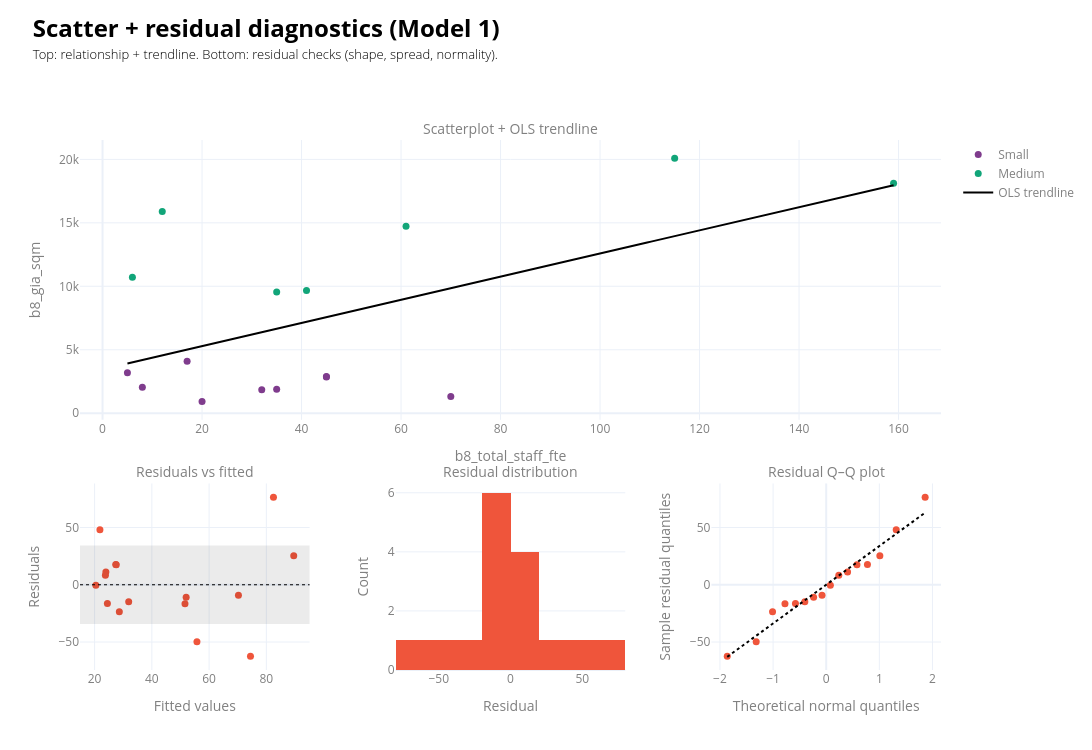

Write notebook code for a chart like this one.
### Code cell
#______________________________________
# Inputs
#______________________________________
value_col_x = "b8_total_staff_fte"
value_col_y = "b8_gia_sqm"
df = data_ldn_exstg_regression_m1.copy()

notes_colour, labels_colour = "black", "grey"
cols_to_show = ["id","current_occupier","lpa_name","data_centre_since","b8_gia_sqm",
                "b8_total_staff_fte","b8_employees_at_a_day_estimate","total/day ratio"]

hovertemplate = "<br>".join([f"{c}: %{{customdata[{i}]}}" for i, c in enumerate(cols_to_show)]) + "<extra></extra>"
colors = px.colors.qualitative.Bold

#______________________________________
# Trendline (scatterplot)
#______________________________________
main_x, main_y = df[value_col_x], df[value_col_y]
m, c = np.polyfit(main_x.to_numpy(), main_y.to_numpy(), 1)
xt = np.linspace(main_x.min(), main_x.max(), 200)

#______________________________________
# Residuals from m1
#______________________________________
resid = m1.resid
fitted = m1.fittedvalues

tmp = df.copy()
tmp = tmp.assign(fitted=fitted.values, residual=resid.values)

# hover for residual plot = your usual + fitted + residual
cols_hover = cols_to_show + ["fitted", "residual"]
customdata_resid = tmp[cols_hover].to_numpy()
hovertemplate_resid = "<br>".join(
    [f"{col}: %{{customdata[{i}]}}" for i, col in enumerate(cols_hover)]
) + "<extra></extra>"

band = tmp["residual"].std()

#______________________________________
# Build subplots (2 rows x 3 cols)
#______________________________________
fig = make_subplots(
    rows=2, cols=3,
    row_heights=[0.60, 0.40],
    vertical_spacing=0.12,
    horizontal_spacing=0.10,
    specs=[
        [{"colspan": 3, "type": "xy"}, None, None],
        [{"type": "xy"}, {"type": "xy"}, {"type": "xy"}],
    ],
    subplot_titles=[
        "Scatterplot + OLS trendline",
        "Residuals vs fitted",
        "Residual distribution",
        "Residual Q–Q plot"
    ]
)

fig.update_annotations(font=dict(size=14, color=labels_colour))

#==================================================================================================
# ROW 1 — Scatterplot (coloured by group) + trendline (full width)
#==================================================================================================
for i, band_name in enumerate(gia_labels):
    d = df[df["B8_gia_group"] == band_name]
    if d.empty:
        continue

    fig.add_trace(go.Scatter(
        x=d[value_col_x],
        y=d[value_col_y],
        mode="markers",
        marker=dict(size=7, color=colors[i % len(colors)]),
        customdata=d[cols_to_show].to_numpy(),
        hovertemplate=hovertemplate,
        name=str(band_name),
    ), row=1, col=1)

# OLS trendline
fig.add_trace(go.Scatter(
    x=xt,
    y=m * xt + c,
    mode="lines",
    line=dict(color="black", width=2),
    name="OLS trendline",
    hoverinfo="skip"
), row=1, col=1)

#==================================================================================================
# ROW 2 — Residual diagnostics
#==================================================================================================

# (1) Residuals vs fitted + shaded band
fig.add_trace(go.Scatter(
    x=tmp["fitted"],
    y=tmp["residual"],
    mode="markers",
    marker=dict(size=7, color=px.colors.qualitative.Plotly[1]),
    customdata=customdata_resid,
    hovertemplate=hovertemplate_resid,
    showlegend=False
), row=2, col=1)

fig.add_hrect(
    y0=-band, y1=band,
    fillcolor="rgba(0,0,0,0.08)",
    line_width=0,
    row=2, col=1
)

fig.add_hline(y=0, line_width=1, line_dash="dot", line_color="black", row=2, col=1)

# (2) Residual histogram
fig.add_trace(go.Histogram(
    x=tmp["residual"],
    nbinsx=12,
    marker=dict(color=px.colors.qualitative.Plotly[1]),
    hovertemplate="Residual: %{x:.2f}<br>Count: %{y}<extra></extra>",
    showlegend=False
), row=2, col=2)

# (3) Q–Q plot
resid_sorted = np.sort(tmp["residual"].to_numpy())
theoretical_q = stats.norm.ppf((np.arange(1, len(resid_sorted)+1) - 0.5) / len(resid_sorted))

slope, intercept = np.polyfit(theoretical_q, resid_sorted, 1)
fit_line = slope * theoretical_q + intercept

fig.add_trace(go.Scatter(
    x=theoretical_q,
    y=resid_sorted,
    mode="markers",
    marker=dict(size=7, color=px.colors.qualitative.Plotly[1]),
    hovertemplate="Theoretical Q: %{x:.2f}<br>Residual Q: %{y:.2f}<extra></extra>",
    showlegend=False
), row=2, col=3)

fig.add_trace(go.Scatter(
    x=theoretical_q,
    y=fit_line,
    mode="lines",
    line=dict(color="black", width=2, dash="dot"),
    hoverinfo="skip",
    showlegend=False
), row=2, col=3)

#______________________________________
# Layout
#______________________________________
fig.update_layout(
    width=1200,
    height=750,
    template="plotly_white",
    legend=dict(font=dict(color=labels_colour)),
    title=dict(
        text=(
            f"<br><span style='font-size:24px; font-weight:bold; color:{notes_colour}; display:block;'>"
            "Scatter + residual diagnostics (Model 1)"
            "</span><br>"
            f"<span style='font-size:13px; font-weight:300; color:{notes_colour}; display:block;'>"
            "Top: relationship + trendline. Bottom: residual checks (shape, spread, normality)."
            "</span><br>"
        ),
        x=0.03, xanchor="left",
        y=0.98, yanchor="top"
    ),
    margin=dict(t=140),
)

#______________________________________
# Axis styling
#______________________________________

# Row 1 scatter
fig.update_xaxes(
    title_text=value_col_x,
    row=1, col=1,
    title_font=dict(color=labels_colour),
    tickfont=dict(color=labels_colour),
)
fig.update_yaxes(
    title_text=value_col_y,
    row=1, col=1,
    title_font=dict(color=labels_colour),
    tickfont=dict(color=labels_colour),
)

# Residuals vs fitted
fig.update_xaxes(title_text="Fitted values", row=2, col=1,
                 title_font=dict(color=labels_colour), tickfont=dict(color=labels_colour))
fig.update_yaxes(title_text="Residuals", row=2, col=1,
                 title_font=dict(color=labels_colour), tickfont=dict(color=labels_colour))

# Histogram
fig.update_xaxes(title_text="Residual", row=2, col=2,
                 title_font=dict(color=labels_colour), tickfont=dict(color=labels_colour))
fig.update_yaxes(title_text="Count", row=2, col=2,
                 title_font=dict(color=labels_colour), tickfont=dict(color=labels_colour))

# QQ plot
fig.update_xaxes(title_text="Theoretical normal quantiles", row=2, col=3,
                 title_font=dict(color=labels_colour), tickfont=dict(color=labels_colour))
fig.update_yaxes(title_text="Sample residual quantiles", row=2, col=3,
                 title_font=dict(color=labels_colour), tickfont=dict(color=labels_colour))

fig.show()

### Figure 1 — Plotly figure (JSON) as saved in the notebook; plotly's stock layout.template omitted (floating-point values rounded to 4 significant figures; data arrays with more than 128 entries replaced by an {"elided": "..."} marker saying what was removed)
{"data": [{"customdata": [["Islington-P2013_1089_FUL", "Colt Data Centres", "Islington", 2000, 1895, 35, null, null], ["Enfield-TP_11_1373", "Sovereign Business Integration plc", "Enfield", 2000, 2850, 45, null, null], ["Enfield-LDC_08_0514", "Virtus", "Enfield", 2010, 2900, 45, 15, 3], ["Tower_Hamlets-PA_00_00622", "Telehouse International Corporation of Europe Ltd", "Tower Hamlets", 2010, 1320, 70, null, null], ["Slough-P_06629_020", "British Telecommunications PLC", "Slough", 2013, 2041, 8, null, null], ["Bexley-23_00960_FUL", "OVH", "Bexley", 2017, 4104, 17, null, null], ["Camden-2022_3535_P", "UCL", "Camden", 2018, 3198, 5, null, null], ["Bromley-19_04182_FULL1", "Dajon Data Management Ltd", "Bromley", 2019, 925.9, 20, null, null], ["Tower_Hamlets-PA_21_00615_NC", "Digital Realty ", "Tower Hamlets", 2019, 1850, 32, 7, 4.57]], "hovertemplate": "id: %{customdata[0]}<br>current_occupier: %{customdata[1]}<br>lpa_name: %{customdata[2]}<br>data_centre_since: %{customdata[3]}<br>b8_gia_sqm: %{customdata[4]}<br>b8_total_staff_fte: %{customdata[5]}<br>b8_employees_at_a_day_estimate: %{customdata[6]}<br>total/day ratio: %{customdata[7]}<extra></extra>", "marker": {"color": "rgb(127, 60, 141)", "size": 7}, "mode": "markers", "name": "Small", "type": "scatter", "x": [35.0, 45.0, 45.0, 70.0, 8.0, 17.0, 5.0, 20.0, 32.0], "xaxis": "x", "y": [1895.0, 2850.0, 2900.0, 1320.0, 2041.0, 4104.0, 3198.0, 925.9, 1850.0], "yaxis": "y"}, {"customdata": [["Hounslow-P_2009_1661", "Redcentric", "Hounslow", 2000, 18116, 159, null, null], ["Hounslow-P_2007_1897", null, "Hounslow", 2007, 10710, 6, null, null], ["Tower_Hamlets-PA_08_01799", "Telehouse International Corporation of Europe Ltd", "Tower Hamlets", 2010, 20080, 115, null, null], ["Tower_Hamlets-PA_13_00803", "Digital Realty ", "Tower Hamlets", 2014, 9666, 41, null, null], ["Hounslow-P_2011_3272", "Virtus", "Hounslow", 2014, 15893, 12, null, null], ["Tower_Hamlets-PA_20_02381_NC", "Echelon", "Tower Hamlets", 2016, 14727, 61, 31, 1.97], ["Ealing-224110OPDFUL", "Colt Data Centre Services", "Ealing", 2018, 9553, 35, null, null]], "hovertemplate": "id: %{customdata[0]}<br>current_occupier: %{customdata[1]}<br>lpa_name: %{customdata[2]}<br>data_centre_since: %{customdata[3]}<br>b8_gia_sqm: %{customdata[4]}<br>b8_total_staff_fte: %{customdata[5]}<br>b8_employees_at_a_day_estimate: %{customdata[6]}<br>total/day ratio: %{customdata[7]}<extra></extra>", "marker": {"color": "rgb(17, 165, 121)", "size": 7}, "mode": "markers", "name": "Medium", "type": "scatter", "x": [159.0, 6.0, 115.0, 41.0, 12.0, 61.0, 35.0], "xaxis": "x", "y": [18120.0, 10710.0, 20080.0, 9666.0, 15890.0, 14730.0, 9553.0], "yaxis": "y"}, {"hoverinfo": "skip", "line": {"color": "black", "width": 2}, "mode": "lines", "name": "OLS trendline", "type": "scatter", "x": {"elided": "200 float values"}, "xaxis": "x", "y": {"elided": "200 float values"}, "yaxis": "y"}, {"customdata": {"elided": "16x10 mixed values"}, "hovertemplate": "id: %{customdata[0]}<br>current_occupier: %{customdata[1]}<br>lpa_name: %{customdata[2]}<br>data_centre_since: %{customdata[3]}<br>b8_gia_sqm: %{customdata[4]}<br>b8_total_staff_fte: %{customdata[5]}<br>b8_employees_at_a_day_estimate: %{customdata[6]}<br>total/day ratio: %{customdata[7]}<br>fitted: %{customdata[8]}<br>residual: %{customdata[9]}<extra></extra>", "marker": {"color": "#EF553B", "size": 7}, "mode": "markers", "showlegend": false, "type": "scatter", "x": [23.93, 82.49, 27.38, 55.75, 27.56, 89.58, 21.85, 24.46, 51.98, 74.46, 70.25, 31.9, 51.58, 28.63, 20.43, 23.77], "xaxis": "x2", "y": [11.07, 76.51, 17.62, -49.75, 17.44, 25.42, 48.15, -16.46, -10.98, -62.46, -9.254, -14.9, -16.58, -23.63, -0.4301, 8.234], "yaxis": "y2"}, {"hovertemplate": "Residual: %{x:.2f}<br>Count: %{y}<extra></extra>", "marker": {"color": "#EF553B"}, "nbinsx": 12, "showlegend": false, "type": "histogram", "x": [11.07, 76.51, 17.62, -49.75, 17.44, 25.42, 48.15, -16.46, -10.98, -62.46, -9.254, -14.9, -16.58, -23.63, -0.4301, 8.234], "xaxis": "x3", "yaxis": "y3"}, {"hovertemplate": "Theoretical Q: %{x:.2f}<br>Residual Q: %{y:.2f}<extra></extra>", "marker": {"color": "#EF553B", "size": 7}, "mode": "markers", "showlegend": false, "type": "scatter", "x": [-1.863, -1.318, -1.01, -0.7764, -0.5791, -0.4023, -0.2372, -0.07841, 0.07841, 0.2372, 0.4023, 0.5791, 0.7764, 1.01, 1.318, 1.863], "xaxis": "x4", "y": [-62.46, -49.75, -23.63, -16.58, -16.46, -14.9, -10.98, -9.254, -0.4301, 8.234, 11.07, 17.44, 17.62, 25.42, 48.15, 76.51], "yaxis": "y4"}, {"hoverinfo": "skip", "line": {"color": "black", "dash": "dot", "width": 2}, "mode": "lines", "showlegend": false, "type": "scatter", "x": [-1.863, -1.318, -1.01, -0.7764, -0.5791, -0.4023, -0.2372, -0.07841, 0.07841, 0.2372, 0.4023, 0.5791, 0.7764, 1.01, 1.318, 1.863], "xaxis": "x4", "y": [-62.94, -44.53, -34.12, -26.23, -19.57, -13.59, -8.014, -2.649, 2.649, 8.014, 13.59, 19.57, 26.23, 34.12, 44.53, 62.94], "yaxis": "y4"}], "layout": {"annotations": [{"font": {"color": "grey", "size": 14}, "showarrow": false, "text": "Scatterplot + OLS trendline", "x": 0.5, "xanchor": "center", "xref": "paper", "y": 1, "yanchor": "bottom", "yref": "paper"}, {"font": {"color": "grey", "size": 14}, "showarrow": false, "text": "Residuals vs fitted", "x": 0.1333, "xanchor": "center", "xref": "paper", "y": 0.352, "yanchor": "bottom", "yref": "paper"}, {"font": {"color": "grey", "size": 14}, "showarrow": false, "text": "Residual distribution", "x": 0.5, "xanchor": "center", "xref": "paper", "y": 0.352, "yanchor": "bottom", "yref": "paper"}, {"font": {"color": "grey", "size": 14}, "showarrow": false, "text": "Residual Q–Q plot", "x": 0.8667, "xanchor": "center", "xref": "paper", "y": 0.352, "yanchor": "bottom", "yref": "paper"}], "height": 750, "legend": {"font": {"color": "grey"}}, "margin": {"t": 140}, "shapes": [{"fillcolor": "rgba(0,0,0,0.08)", "line": {"width": 0}, "type": "rect", "x0": 0, "x1": 1, "xref": "x2 domain", "y0": -34.19, "y1": 34.19, "yref": "y2"}, {"line": {"color": "black", "dash": "dot", "width": 1}, "type": "line", "x0": 0, "x1": 1, "xref": "x2 domain", "y0": 0, "y1": 0, "yref": "y2"}], "title": {"text": "<br><span style='font-size:24px; font-weight:bold; color:black; display:block;'>Scatter + residual diagnostics (Model 1)</span><br><span style='font-size:13px; font-weight:300; color:black; display:block;'>Top: relationship + trendline. Bottom: residual checks (shape, spread, normality).</span><br>", "x": 0.03, "xanchor": "left", "y": 0.98, "yanchor": "top"}, "width": 1200, "xaxis": {"anchor": "y", "domain": [0, 1], "tickfont": {"color": "grey"}, "title": {"font": {"color": "grey"}, "text": "b8_total_staff_fte"}}, "xaxis2": {"anchor": "y2", "domain": [0, 0.2667], "tickfont": {"color": "grey"}, "title": {"font": {"color": "grey"}, "text": "Fitted values"}}, "xaxis3": {"anchor": "y3", "domain": [0.3667, 0.6333], "tickfont": {"color": "grey"}, "title": {"font": {"color": "grey"}, "text": "Residual"}}, "xaxis4": {"anchor": "y4", "domain": [0.7333, 1], "tickfont": {"color": "grey"}, "title": {"font": {"color": "grey"}, "text": "Theoretical normal quantiles"}}, "yaxis": {"anchor": "x", "domain": [0.472, 1], "tickfont": {"color": "grey"}, "title": {"font": {"color": "grey"}, "text": "b8_gia_sqm"}}, "yaxis2": {"anchor": "x2", "domain": [0, 0.352], "tickfont": {"color": "grey"}, "title": {"font": {"color": "grey"}, "text": "Residuals"}}, "yaxis3": {"anchor": "x3", "domain": [0, 0.352], "tickfont": {"color": "grey"}, "title": {"font": {"color": "grey"}, "text": "Count"}}, "yaxis4": {"anchor": "x4", "domain": [0, 0.352], "tickfont": {"color": "grey"}, "title": {"font": {"color": "grey"}, "text": "Sample residual quantiles"}}}}
